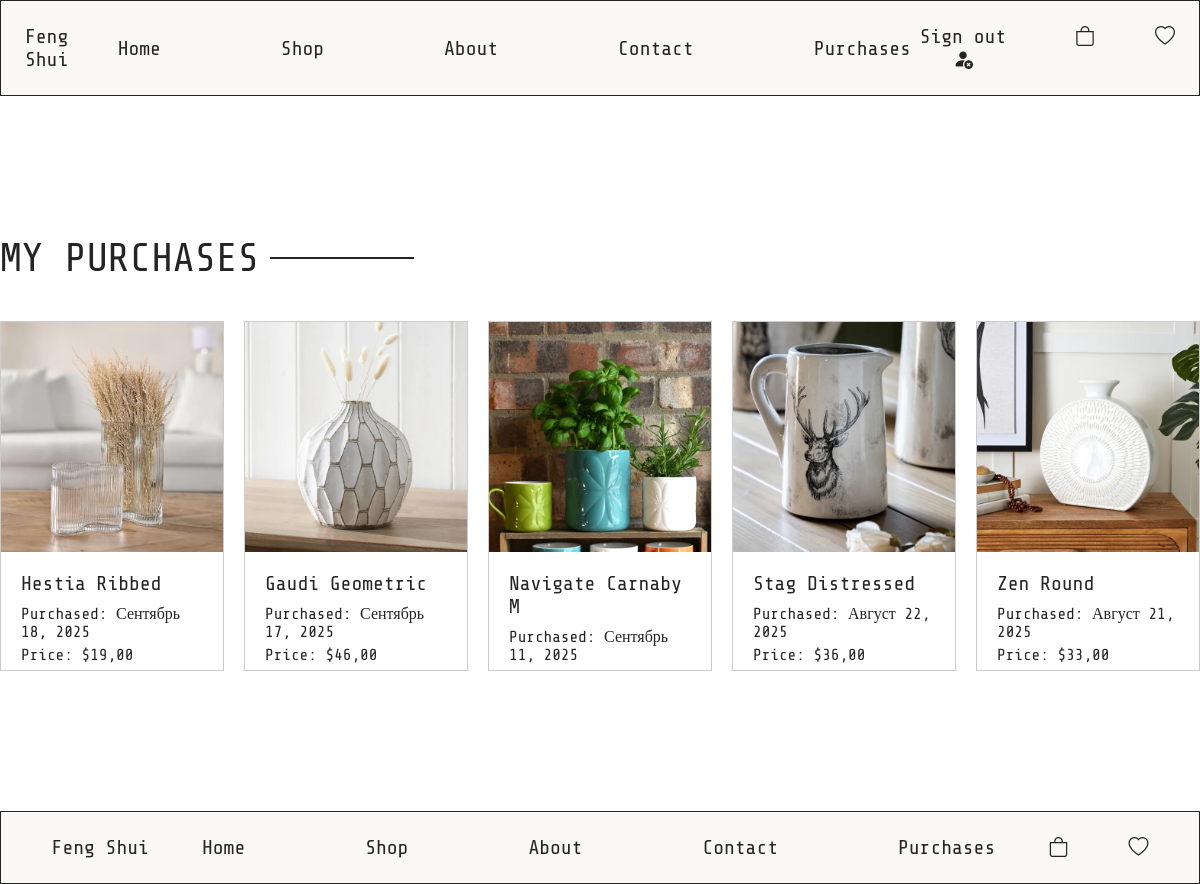
The page /purchases/ (signed in) on the database its author committed.
### pages/models.py (models this page shows, shortened)
class OrderItem(models.Model):
    order = models.ForeignKey(Order, on_delete=models.CASCADE, related_name='items')
    product = models.ForeignKey(Product, on_delete=models.CASCADE)
    price = models.DecimalField(max_digits=10, decimal_places=2, verbose_name="Цена")
    quantity = models.PositiveIntegerField(default=1)

class Product(models.Model):
    name = models.CharField(max_length=200, verbose_name="Название")
    description = models.TextField(verbose_name="Описание", blank=True, null=True)
    slug = models.SlugField(max_length=200)
    current_price = models.DecimalField(max_digits=4, decimal_places=2, verbose_name='Текущая стоимость')
    discount_price = models.DecimalField(max_digits=4, decimal_places=2, default=0, verbose_name='Стоимость со скидкой')
    discount_percentage = models.IntegerField(default=0, verbose_name='Процент скидки')
    purchases_count = models.PositiveIntegerField(default=0, verbose_name='Количество покупок')
    size = models.ForeignKey(Size, on_delete=models.CASCADE, null=True, blank=True, verbose_name="Размер")
    material = models.ForeignKey(Material, on_delete=models.CASCADE, null=True, blank=True, verbose_name="Материал")
    class Meta:
        verbose_name = "Продукт"
        verbose_name_plural = "Продукты"
    def get_first_photo_url(self):
        if self.products_photo.exists():
            return self.products_photo.first().photo.url
        return '/static/images/placeholder.png'

class GalleryProducts(models.Model):
    product = models.ForeignKey(Product, on_delete=models.CASCADE, related_name='products_photo')
    photo = models.ImageField(upload_to='images/', verbose_name='Фотография')

class Order(models.Model):
    user = models.ForeignKey(User, on_delete=models.CASCADE, verbose_name="Пользователь")
    full_name = models.CharField(max_length=100, verbose_name="Полное имя")
    email = models.EmailField(verbose_name="Электронная почта")
    shipping_address = models.CharField(max_length=255, verbose_name="Адрес доставки")
    phone_number = models.CharField(max_length=20, verbose_name="Номер телефона")
    created_at = models.DateTimeField(auto_now_add=True, verbose_name="Дата создания")
    paid = models.BooleanField(default=False, verbose_name="Оплачен")
    class Meta:
        verbose_name = 'Заказ'
        verbose_name_plural = 'Заказы'
        ordering = ['-created_at']

### pages/views.py (the view)
# urls.py: path('purchases/', views.purchases_page, name='purchases_path'),
@login_required
def purchases_page(request):
    user_orders = Order.objects.filter(user=request.user, paid=True).order_by('-created_at')
    context = {
        'user_orders': user_orders
    }
    return render(request, 'purchases.html', context)

### pages/templates/purchases.html (shortened to what this page needs)
{% extends 'base.html' %}
{% load static %}
{% block content %}
    <main class="shop">
        <div class="container">
            <h2 class="section-title af1">My Purchases</h2>
            <div class="shop__cards">
                {% if user_orders %}
                    {% for order in user_orders %}
                        {% for item in order.items.all %}
                            <div class="product">
                                {% if item.product.get_first_photo_url %}
                                    <img src="{{ item.product.get_first_photo_url }}" alt="{{ item.product.name }}" style="width: 100%; height: 230px;">
                                {% else %}
                                    <img src="{% static 'images/placeholder.png' %}" alt="Placeholder" style="width: 100%; height: 230px;">
                                {% endif %}
                                <div style="padding: 20px;">
                                    <h3 style="font-size: 20px; margin-bottom: 10px;">{{ item.product.name }}</h3>
                                    <p style="margin-bottom: 5px;">Purchased: {{ order.created_at|date:"F j, Y" }}</p>
                                    <p style="margin-bottom: 10px;">Price: ${{ item.price }}</p>
                                </div>
                            </div>
                        {% endfor %}
                    {% endfor %}
                {% else %}
                    <p style="font-size: 22px">У вас еще нет покупок.</p>
                {% endif %}
            </div>
        </div>
    </main>
{% endblock content %}

### static/style/style.css (style rules this page uses)
* { font-family: 'STM'; font-weight: 400; color: #242424; }
html, body { height: 100%; margin: 0; display: flex; flex-direction: column; }
main { flex: 1; }
.container { max-width: 1704px; width: 100%; margin: 0 auto; }
.shop { margin: 140px 0; }
.section-title, .section-title-na { position: relative; font-size: 40px; text-transform: uppercase; padding-bottom: 40px; }
.section-title::after, .af1::after { position: absolute; content: ''; width: 144px; height: 2px; top: 25%; left: 115px; background-color: #242424; }
.af1::after { left: 270px; }
.shop__cards { display: flex; gap: 20px; }
.product { position: relative; background-color: #fff; overflow: hidden; border: 1px solid #ccc; flex: 1; height: 350px; }
.product img { width: 100%; height: 100%; object-fit: cover; display: block; }

### rows shown on the page
Order: created_at "Сентябрь 18, 2025"
OrderItem: product.get_first_photo_url (picture), product.name "Hestia Ribbed", price "19,00"
Order: created_at "Сентябрь 17, 2025"
OrderItem: product.get_first_photo_url (picture), product.name "Gaudi Geometric", price "46,00"
Order: created_at "Сентябрь 11, 2025"
OrderItem: product.get_first_photo_url (picture), product.name "Navigate Carnaby M"
Order: created_at "Август 22, 2025"
OrderItem: product.get_first_photo_url (picture), product.name "Stag Distressed", price "36,00"
Order: created_at "Август 21, 2025"
OrderItem: product.get_first_photo_url (picture), product.name "Zen Round", price "33,00"
